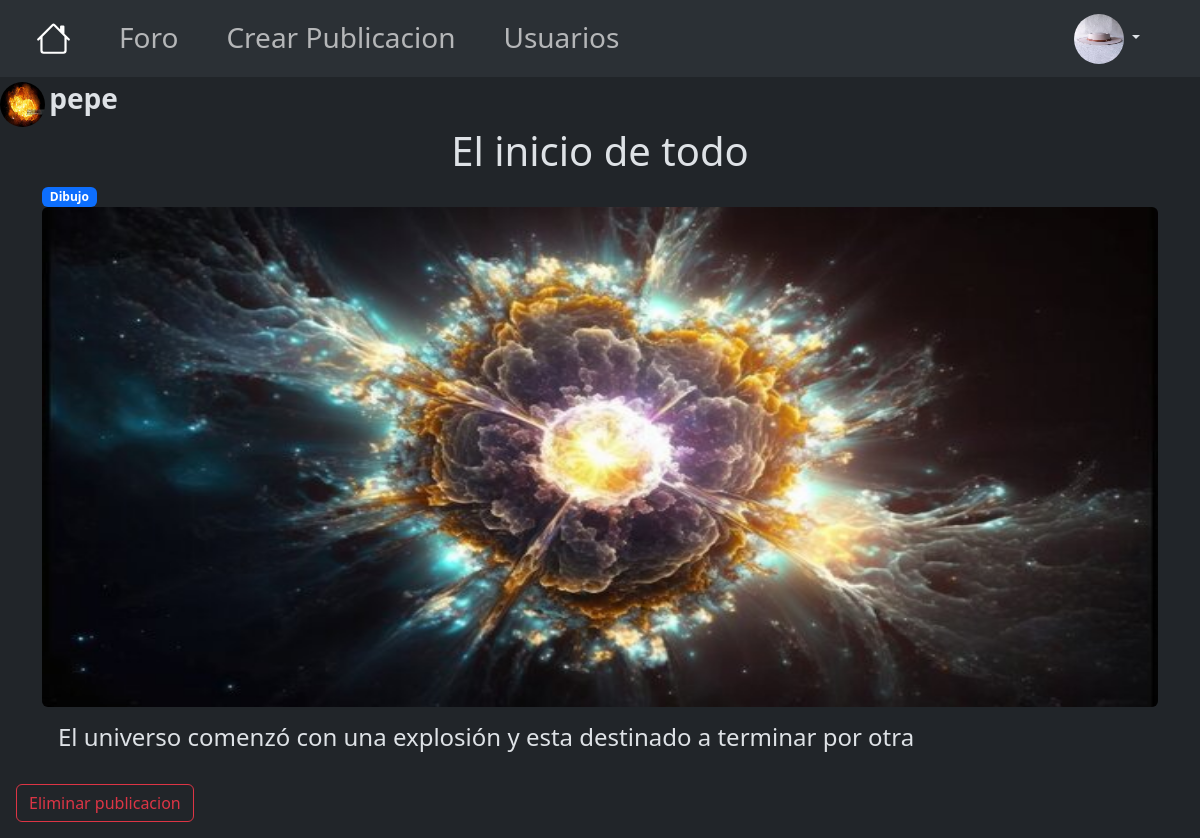
/view/forum/publicacion.php?id=1&publicacion=6 (signed in), run on the app's committed database.
### tables this page shows
CREATE TABLE `customizacion` (
  `id` int(11) NOT NULL,
  `id_usuario` int(11) NOT NULL,
  `background` varchar(255) NOT NULL,
  `profile_pic` varchar(255) NOT NULL
);

CREATE TABLE `noticias` (
  `id` int(11) NOT NULL,
  `id_user` int(11) NOT NULL,
  `id_categoria` int(11) NOT NULL,
  `titulo` varchar(255) NOT NULL,
  `descripcion` text NOT NULL,
  `imagen` varchar(255) NOT NULL,
  `likes` int(11) NOT NULL,
  `fecha_creacion` varchar(255) NOT NULL
);

CREATE TABLE `users` (
  `id` int(11) NOT NULL,
  `email` varchar(255) NOT NULL,
  `password` varchar(255) NOT NULL,
  `username` varchar(255) NOT NULL,
  `rango` int(11) NOT NULL
);

CREATE TABLE `categorias` (
  `id` int(11) NOT NULL,
  `tipo` varchar(255) NOT NULL
);

### includes/userdata.php (called while the page is built, shortened)
<?php
require_once('dbasile.php');
    $sql = 'SELECT * FROM customizacion WHERE id_usuario = ?';
    $stmt = $conx->prepare($sql);
    $stmt->bind_param('i', $id);
    $stmt->execute();
    $resultadoSTMT2 = $stmt->get_result();
    $fila2 = $resultadoSTMT2->fetch_object();
?>

### view/forum/publicacion.php (the view, shortened to what this page needs)
<?php
$idPubli = isset($_GET['publicacion']) ? $_GET['publicacion'] : 0;
?>
<!DOCTYPE html>
<html lang="en" data-bs-theme="dark">
<head>
    <link href="https://cdn.jsdelivr.net/npm/bootstrap@5.3.2/dist/css/bootstrap.min.css" rel="stylesheet">
</head>
<body>
    <?php include_once('../../includes/navbar.php');
$sql = 'SELECT N.* , CA.tipo, U.username, U.rango FROM noticias N ';
$sql.= 'INNER JOIN categorias CA ON(N.id_categoria = CA.id) ';
$sql.= 'INNER JOIN users U ON(N.id_user = U.id) WHERE N.id = ? ';
$stmt = $conx->prepare($sql);
$stmt->bind_param('i', $idPubli);
$stmt->execute();
$resultadoSTMT_noticia = $stmt->get_result();
$filaN = $resultadoSTMT_noticia->fetch_object();
$id_author = $filaN->id_user ;
$sql = 'SELECT * FROM customizacion WHERE id_usuario = ?';
$stmt = $conx->prepare($sql);
$stmt->bind_param('i', $id_author);
$stmt->execute();
$resultadoSTMT_custom = $stmt->get_result();
$filaC = $resultadoSTMT_custom->fetch_object();
    ?>
    <img class='rounded-circle' width="45px" height="45px" src="<?php echo $filaC->profile_pic ?>" alt="">
    <b class="fs-3"> <?php echo $filaN->username; ?></b>
    <div class="container">
        <h1 class="text-center"> <?php echo $filaN->titulo ; ?></h1>
        <div class="badge bg-primary"> <?php echo $filaN->tipo ?> </div>
        <img class=' rounded' width="100%" height="500px" src='<?php echo $filaN->imagen ?>' alt="...">
        <h4 class="m-3"> <?php echo $filaN->descripcion ?> </h4>
    </div>
    <?php if (isset($_SESSION['administrador']) || $id_author == $id) { ?>
        <form method="POST" action="../../validacionesAdmin/delete.php">
            <input type="submit" class="m-3 btn btn-outline-danger" value="Eliminar publicacion">
        </form>
    <?php } ?>
</body>
</html>

### includes/navbar.php (shortened to what this page needs)
<?php $id = isset($_GET['id']) ? $_GET['id'] : 0; ?>
<?php require('userdata.php'); ?>
<nav class="navbar navbar-expand-lg bg-body-tertiary">
  <div class="container-fluid">
    <div class="collapse navbar-collapse" id="navbarSupportedContent">
      <ul class="navbar-nav me-auto mb-2 mb-lg-0">
        <li class="nav-item px-3">
          <a class="nav-link active" aria-current="page" href= <?php echo "http://localhost/Programaci%C3%B3n/loginBasile/index.php?id=".$id ?>>
          </a>
        </li>
        <li class="nav-item px-3">
          <a class="nav-link fs-3 lato-thin" href= <?php echo "http://localhost/Programaci%C3%B3n/loginBasile/view/forum/foro.php?id=".$id ?>>Foro</a>
        </li>
        <li class="nav-item px-3">
          <a class="nav-link fs-3" href= <?php echo "http://localhost/Programaci%C3%B3n/loginBasile/view/forum/crear.php?id=".$id ?>>Crear Publicacion</a>
        </li>
        <li class="nav-item px-3">
          <a class="nav-link fs-3" href= <?php echo "http://localhost/Programaci%C3%B3n/loginBasile/view/user/userList.php?id=".$id ?>>Usuarios</a>
        </li>
    </ul>
    <?php if(isset($_SESSION['regularUser']) || isset($_SESSION['administrador']) && $id != '0') {?>
        <div class="dropdown px-5">
    <a class="nav-link dropdown-toggle" href='#' role="button" data-bs-toggle="dropdown" aria-expanded="false">
    <img class="rounded-circle" height="50" width="50" alt="wo" src=" <?php echo $fila2->profile_pic ?>"/>
    </a>
    </div>
    <?php } ?>
    </div>
  </div>
</nav>

### data on the page
customizacion: profile_pic (picture)
customizacion: profile_pic (picture)
noticias: id_user.username "pepe", titulo "El inicio de todo", id_categoria.tipo "Dibujo", imagen (picture), descripcion "El universo comenzó con una explosión y esta destinado a terminar por otra"
